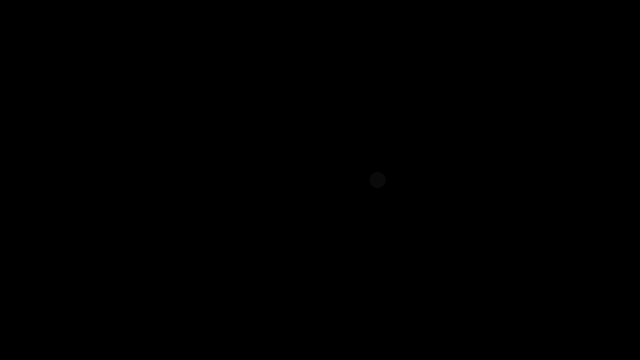
Frame 1 (no input)
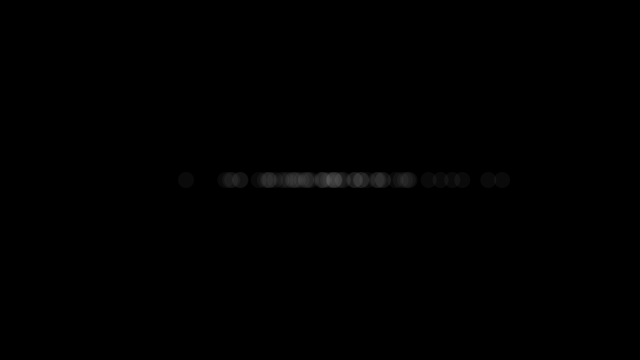
Frame 60 (the mouse pressed at the canvas centre just before this capture)
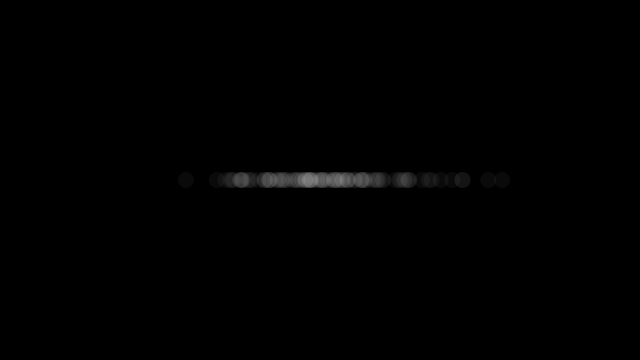
Frame 120 (the mouse held since frame 60 and released just before this capture)

The Processing sketch that drew these frames (run headless with seeded random() and noise(); from frame 60 on, the mouse is pressed at the canvas centre):

// Processing sketch: ex3_gaussian_distribution
// ── ex3_gaussian_distribution.pde
/*
  Exercise 3 - Visualizing gaussian distribution.
  
  Taking the center of the width of the screen as the average 
  position (320) and Standard Deviation as 60, [i.e range is 
  from (260, 380)], this program displays a gaussian distribution
  of ellipses with majority being concentrated around the mean
  with a few outliers on either extreme.
*/

import java.util.Random;

Random gen;

void setup() {
  size(640,360);
  gen = new Random();
  background(0);
}

void draw() {
  float num = (float) gen.nextGaussian();
  float sd = 60;
  float mean = 320;
  
  float x = sd * num + mean;
  
  noStroke();
  fill(255,10);
  ellipse(x,180,16,16);
}
